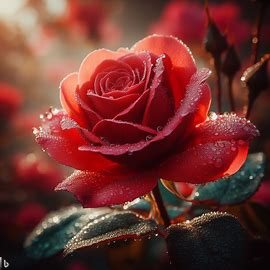
#> input picture images/roseflower.jpeg, 270 x 270 px, found by its file name
$ jupyter execute --allow-errors 03_Preprocessing.ipynb
#> lines starting #> are read from the running program, lines starting #| are printed output that depends on the picture
# 03 — Preprocessing & Augmentation

**Đầu vào:** ảnh hoa `images/roseflower.jpeg` (RGB, 270 × 270), mẫu dùng trong tài liệu Chương 4.

Notebook tái lập resize ảnh hoa xuống 50 × 50 của notebook gốc, so sánh ba nội suy, rồi minh họa ép tỷ lệ, giữ tỷ lệ có padding và crop. Chuẩn hóa và augmentation cũng dùng ảnh mẫu này. Notebook lưu hình kết quả vào `outputs/tu/` và có thể chạy từ thư mục gốc repository hoặc thư mục `notebooks`.

Ví dụ tập trung vào xử lý ảnh trong Chương 4; không tải CIFAR-10 hoặc ghi đè ảnh nguồn.

## 1. Thư viện và dữ liệu đầu vào

- **Đầu vào:** `images/roseflower.jpeg`, ảnh hoa mẫu dùng trong notebook Chương 4.
- **NumPy/OpenCV:** biểu diễn ảnh, resize, crop và augmentation.
- **Matplotlib:** trực quan hóa và lưu hình.

Notebook tìm repository từ thư mục làm việc hiện tại hoặc thư mục cha, nên có thể chạy từ gốc repo hoặc `notebooks/`. Ảnh đầu vào và thư mục lưu hình được xác định theo repository, không phụ thuộc thư mục kernel.

[cell 1]
from pathlib import Path

import cv2
import matplotlib.pyplot as plt
import numpy as np

working_directory = Path.cwd().resolve()
search_roots = [working_directory, *working_directory.parents]
repository_root = next(
(
        parent
        for parent in search_roots
        if (parent / "images" / "roseflower.jpeg").is_file()
        and (parent / "notebooks").is_dir()
    ),
    None,
)
if repository_root is None:
    checked_roots = "\n".join(str(parent) for parent in search_roots)
    raise FileNotFoundError(
        "Không tìm thấy thư mục repository có images/roseflower.jpeg và notebooks/. "
        f"Các thư mục đã kiểm tra:\n{checked_roots}"
    )

SAMPLE_IMAGE_PATH = repository_root / "images" / "roseflower.jpeg"
OUTPUT_DIR = repository_root / "outputs" / "tu"
OUTPUT_DIR.mkdir(parents=True, exist_ok=True)

print(f"NumPy: {np.__version__}")
print(f"OpenCV: {cv2.__version__}")
print(f"Ảnh mẫu: {SAMPLE_IMAGE_PATH}")
print(f"Thư mục lưu hình: {OUTPUT_DIR}")

[cell 2]
original_bgr = cv2.imread(str(SAMPLE_IMAGE_PATH), cv2.IMREAD_COLOR)
#> original_bgr is the input picture: shape (270, 270, 3); mean B, G, R 48, 52.3, 112.1
if original_bgr is None:
    raise OSError(f"Tìm thấy nhưng không đọc được ảnh mẫu: {SAMPLE_IMAGE_PATH}")
original_image = cv2.cvtColor(original_bgr, cv2.COLOR_BGR2RGB)
image_height, image_width = original_image.shape[:2]
#> image_height = 270; image_width = 270
print(f"Shape: {original_image.shape}; dtype: {original_image.dtype}")
#| Shape: (270, 270, 3); dtype: uint8
print(f"Pixel range: {original_image.min()}–{original_image.max()}")
#| Pixel range: 0–255

## 2. Resize, nội suy và tỷ lệ khung hình

**Mục đích:** Đưa ảnh về kích thước đầu vào thống nhất để dễ tạo batch và so sánh; giảm số pixel cũng giảm bộ nhớ và phép tính ở các bước sau. Ảnh mẫu 270 × 270 có 72.900 pixel, còn ảnh 50 × 50 có 2.500 pixel (ít hơn khoảng 29 lần).

**Lý do áp dụng:** Mô hình và phép xử lý theo lô thường cần ảnh cùng chiều cao, chiều rộng. Giảm kích thước giúp xử lý nhanh hơn, nhưng đánh đổi độ chi tiết; nội suy quyết định cách tính giá trị pixel mới khi đổi kích thước.

**Lợi ích và đánh đổi:** Kích thước đầu ra đồng nhất giúp dữ liệu tương thích với đầu vào cố định và giảm chi phí tính toán. `INTER_NEAREST`, `INTER_AREA` và `INTER_CUBIC` cho cách tổng hợp pixel khác nhau; không cách nào khôi phục chi tiết đã mất khi thu nhỏ.

**Kết quả:** Hàng trên so sánh ba phương pháp nội suy khi thu ảnh về 50 × 50. Hàng dưới đưa ảnh vuông vào canvas 224 × 160: ép trực tiếp làm méo tỷ lệ, padding giữ nguyên hình dạng nhưng thêm viền, còn crop lấp đầy canvas nhưng có thể cắt nội dung.

[cell 3]
def resize_with_aspect_ratio_and_padding(image: np.ndarray, target_size: tuple[int, int]) -> np.ndarray:
    """Resize proportionally and center the result on a black RGB canvas."""
    target_width, target_height = target_size
    source_height, source_width = image.shape[:2]
    scale = min(target_width / source_width, target_height / source_height)
    resized_width = max(1, round(source_width * scale))
    resized_height = max(1, round(source_height * scale))
    interpolation = cv2.INTER_AREA if scale < 1 else cv2.INTER_LINEAR
    resized_image = cv2.resize(image, (resized_width, resized_height), interpolation=interpolation)
    canvas = np.zeros((target_height, target_width, 3), dtype=np.uint8)
    offset_x = (target_width - resized_width) // 2
    offset_y = (target_height - resized_height) // 2
    canvas[offset_y:offset_y + resized_height, offset_x:offset_x + resized_width] = resized_image
    return canvas


def center_crop_and_resize(image: np.ndarray, target_size: tuple[int, int]) -> np.ndarray:
    """Center-crop to the target aspect ratio, then resize to the target size."""
    target_width, target_height = target_size
    source_height, source_width = image.shape[:2]
    target_ratio = target_width / target_height
    source_ratio = source_width / source_height
    if source_ratio > target_ratio:
        cropped_width = round(source_height * target_ratio)
        left = (source_width - cropped_width) // 2
        cropped_image = image[:, left:left + cropped_width]
    else:
        cropped_height = round(source_width / target_ratio)
        top = (source_height - cropped_height) // 2
        cropped_image = image[top:top + cropped_height, :]
    return cv2.resize(cropped_image, target_size, interpolation=cv2.INTER_AREA)


small_size = (50, 50)
nearest_image = cv2.resize(original_image, small_size, interpolation=cv2.INTER_NEAREST)
area_image = cv2.resize(original_image, small_size, interpolation=cv2.INTER_AREA)
cubic_image = cv2.resize(original_image, small_size, interpolation=cv2.INTER_CUBIC)
target_size = (224, 160)
stretched_image = cv2.resize(original_image, target_size, interpolation=cv2.INTER_AREA)
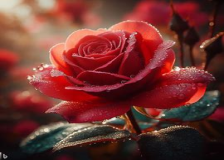
#> stretched_image: shape (160, 224, 3); mean R, G, B 112.1, 52.3, 48
padded_image = resize_with_aspect_ratio_and_padding(original_image, target_size)
#> in resize_with_aspect_ratio_and_padding, `canvas[offset_y:offset_y + resized_height, offset_x:offset_x + resized..`:
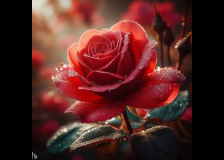
#> canvas: shape (160, 224, 3); mean R, G, B 80.1, 37.4, 34.3
cropped_image = center_crop_and_resize(original_image, target_size)
#> in center_crop_and_resize, `cropped_image = image[top:top + cropped_height, :]`:
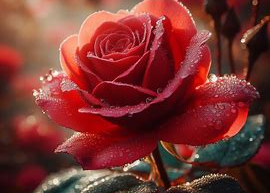
#> cropped_image: shape (193, 270, 3); mean R, G, B 123.2, 53.5, 49.4
#> in center_crop_and_resize, `return cv2.resize(cropped_image, target_size, interpolation=cv2.INTER_..`:
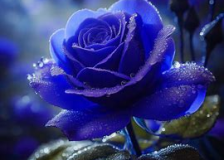
#> returned value: shape (160, 224, 3); mean of channels 0, 1, 2 123.2, 53.5, 49.4; drawn as B, G, R

fig, axes = plt.subplots(2, 4, figsize=(14, 7))
small_examples = [
    (original_image, f"Ảnh Ch4 gốc · {image_width} × {image_height}"),
    (nearest_image, "50 × 50 · nearest"),
    (area_image, "50 × 50 · area"),
    (cubic_image, "50 × 50 · cubic"),
]
for axis, (image, title) in zip(axes[0], small_examples):
    axis.imshow(image, interpolation="nearest")
    axis.set_title(title)
    axis.axis("off")
#> this loop made 4 passes
#> title on passes 1 to 4: 'Ảnh Ch4 gốc · 270 × 270', '50 × 50 · nearest', '50 × 50 · area', '50 × 50 · cubic'
aspect_examples = [
    (original_image, "Ảnh vuông ban đầu"),
    (stretched_image, "Ép 224 × 160 · méo tỷ lệ"),
    (padded_image, "Giữ tỷ lệ · padding"),
    (cropped_image, "Crop giữa · mất rìa"),
]
for axis, (image, title) in zip(axes[1], aspect_examples):
    axis.imshow(image, interpolation="nearest")
    axis.set_title(title)
    axis.axis("off")
#> this loop made 4 passes
#> title on passes 1 to 4: 'Ảnh vuông ban đầu', 'Ép 224 × 160 · méo tỷ lệ', 'Giữ tỷ lệ · padding', 'Crop giữa · mất rìa'
fig.tight_layout()
resize_figure_path = OUTPUT_DIR / "01_resize_comparison.png"
fig.savefig(resize_figure_path, dpi=150, bbox_inches="tight")
plt.show()
plt.close(fig)
print(f"Đã lưu: {resize_figure_path}")
print(f"Shape ảnh giảm kích thước: {nearest_image.shape}")
#| Shape ảnh giảm kích thước: (50, 50, 3)
print(f"Shape ảnh theo canvas: {stretched_image.shape}")
#| Shape ảnh theo canvas: (160, 224, 3)

**Nhận xét:** `nearest`, `area` và `cubic` tạo kết quả khác nhau khi thu ảnh về 50 × 50, nhưng không khôi phục chi tiết đã mất do giảm độ phân giải. Với canvas 224 × 160, ép trực tiếp làm hoa bị dẹt theo chiều dọc; giữ tỷ lệ thêm vùng đen hai bên; crop lấp đầy canvas nhưng cắt bớt phần trên/dưới. Cùng shape tensor không đồng nghĩa cùng nội dung hình ảnh.

## 3. Chuẩn hóa giá trị pixel

**Mục đích:** Đưa cường độ pixel từ `uint8` 0–255 về `float32` trong khoảng 0–1 bằng phép chia cho 255.

**Lý do áp dụng:** Các giá trị đầu vào cùng thang đo giúp tránh việc độ lớn số pixel chi phối không cần thiết các phép tính; nhiều mô hình và thư viện cũng mong đợi ảnh số thực trong khoảng 0–1. Chuẩn hóa nhất quán ở lúc huấn luyện và suy luận là điều kiện quan trọng.

**Lợi ích và giới hạn:** Miền giá trị nhỏ, thống nhất thường giúp tính toán và tối ưu ổn định hơn, nhưng không bảo đảm mô hình tốt hơn trong mọi bài toán và không làm ảnh chứa thêm thông tin. Đây là chuẩn hóa min-max theo miền pixel, khác với z-score `(x - mean) / std`.

**Kết quả:** Hình so sánh ảnh màu gốc, kênh đỏ sau chuẩn hóa và ảnh đổi ngược về `uint8`; các giá trị min/max được in ra để kiểm tra miền `[0, 1]`. Ảnh đổi ngược giống ảnh đầu vào trong phép kiểm tra bên dưới.

[cell 4]
normalized_image = original_image.astype(np.float32) / 255.0
restored_image = np.clip(normalized_image * 255.0, 0, 255).round().astype(np.uint8)

fig, axes = plt.subplots(1, 3, figsize=(12, 4))
axes[0].imshow(original_image)
axes[0].set_title("Ảnh uint8 · 0–255")
axes[0].axis("off")

normalized_channel = axes[1].imshow(
    normalized_image[:, :, 0],
    cmap="gray",
    vmin=0,
    vmax=1,
)
axes[1].set_title("Kênh đỏ float32 · 0–1")
axes[1].axis("off")
fig.colorbar(normalized_channel, ax=axes[1], fraction=0.046, pad=0.04)

axes[2].imshow(restored_image)
axes[2].set_title("Sau khi đổi ngược")
axes[2].axis("off")
fig.tight_layout()
normalization_figure_path = OUTPUT_DIR / "02_normalization.png"
fig.savefig(normalization_figure_path, dpi=150, bbox_inches="tight")
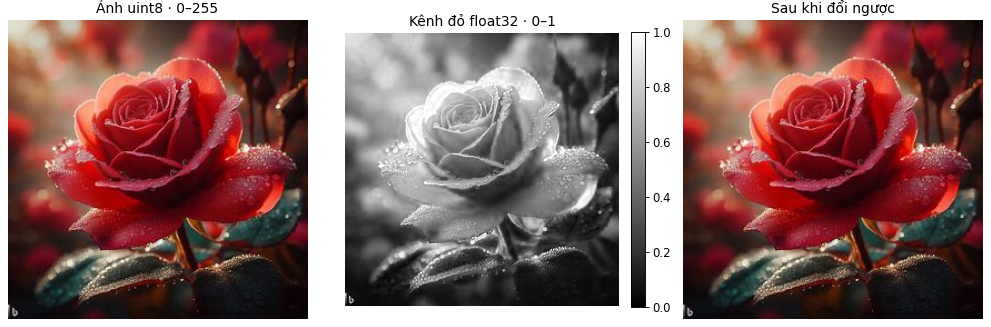
#> figure drawn by matplotlib, 4 panels
plt.show()
plt.close(fig)

print(
    f"Trước: dtype={original_image.dtype}, range="
    f"[{original_image.min()}, {original_image.max()}]"
)
#| Trước: dtype=uint8, range=[0, 255]
print(
    f"Sau: dtype={normalized_image.dtype}, range="
    f"[{normalized_image.min():.3f}, {normalized_image.max():.3f}]"
)
#| Sau: dtype=float32, range=[0.000, 1.000]
print(f"Sai số tuyệt đối lớn nhất sau đổi ngược: {np.abs(original_image.astype(np.int16) - restored_image.astype(np.int16)).max()}")
#| Sai số tuyệt đối lớn nhất sau đổi ngược: 0
print(f"Đã lưu: {normalization_figure_path}")

## 4. Augmentation hình học

**Mục đích:** Tạo các biến thể hình học từ ảnh huấn luyện để mô phỏng một phần thay đổi có thể gặp ở ảnh mới.

**Lý do áp dụng:** Khi tập huấn luyện còn hạn chế, lật, xoay, tịnh tiến, shear và zoom có thể giúp mô hình không chỉ ghi nhớ đúng vị trí hoặc tư thế xuất hiện trong một số ít ảnh.

**Lợi ích và giới hạn:** Những biến thể hợp lệ có thể tăng đa dạng dữ liệu huấn luyện và hỗ trợ khả năng tổng quát hóa; chúng không thay thế dữ liệu mới độc lập. Chỉ áp dụng biến đổi vẫn giữ ý nghĩa nhãn: xoay/tịnh tiến/shear có thể tạo vùng biên đen, còn zoom có thể cắt chi tiết ở rìa.

**Kết quả:** Hình minh họa đặt ảnh hoa Ch4 cạnh các ảnh sau từng phép biến đổi để quan sát thay đổi hình dạng và vùng bị thêm/cắt. Cell này minh họa phép biến đổi, không phải đánh giá định lượng chất lượng mô hình.

[cell 5]
source_height, source_width = original_image.shape[:2]
#> source_height = 270; source_width = 270
center_x, center_y = source_width / 2, source_height / 2
#> center_x = 135; center_y = 135
flipped_image = cv2.flip(original_image, 1)
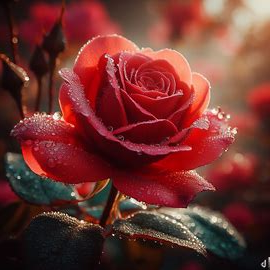
#> flipped_image: shape (270, 270, 3); mean R, G, B 112.1, 52.3, 48
rotation_matrix = cv2.getRotationMatrix2D((center_x, center_y), 20, 1.0)
rotated_image = cv2.warpAffine(original_image, rotation_matrix, (source_width, source_height), borderMode=cv2.BORDER_CONSTANT, borderValue=(0, 0, 0))
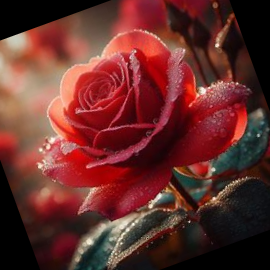
#> rotated_image: shape (270, 270, 3); mean R, G, B 102.5, 46.6, 42.8
translation_matrix = np.float32([[1, 0, 30], [0, 1, -20]])
translated_image = cv2.warpAffine(original_image, translation_matrix, (source_width, source_height), borderMode=cv2.BORDER_CONSTANT, borderValue=(0, 0, 0))
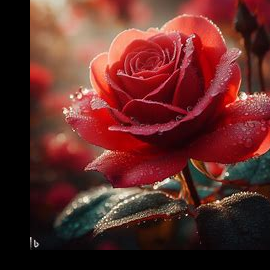
#> translated_image: shape (270, 270, 3); mean R, G, B 96.7, 44, 40.4
shear_matrix = np.float32([[1, 0.2, -0.1 * source_height], [0, 1, 0]])
#> shear_matrix = [[1, 0.2, -27], [0, 1, 0]]
sheared_image = cv2.warpAffine(original_image, shear_matrix, (source_width, source_height), borderMode=cv2.BORDER_CONSTANT, borderValue=(0, 0, 0))
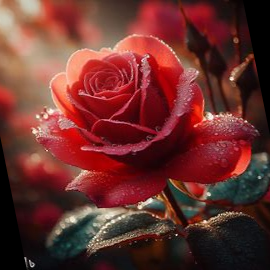
#> sheared_image: shape (270, 270, 3); mean R, G, B 107, 48.9, 45.1
zoom_matrix = cv2.getRotationMatrix2D((center_x, center_y), 0, 1.25)
#> zoom_matrix = [[1.25, 0, -33.75], [0, 1.25, -33.75]]
zoomed_image = cv2.warpAffine(original_image, zoom_matrix, (source_width, source_height), borderMode=cv2.BORDER_CONSTANT, borderValue=(0, 0, 0))
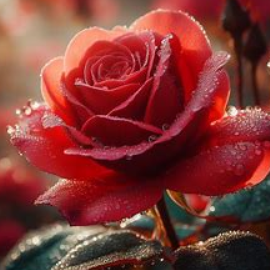
#> zoomed_image: shape (270, 270, 3); mean R, G, B 129.6, 56.7, 53

augmentation_examples = [
    (original_image, "Gốc"), (flipped_image, "Lật ngang"),
    (rotated_image, "Xoay 20°"), (translated_image, "Tịnh tiến"),
    (sheared_image, "Shear"), (zoomed_image, "Zoom 1.25× · crop rìa"),
]
fig, axes = plt.subplots(2, 3, figsize=(12, 8))
for axis, (image, title) in zip(axes.flat, augmentation_examples):
    axis.imshow(image)
    axis.set_title(title)
    axis.axis("off")
#> this loop made 6 passes
#> title on passes 1 to 6: 'Gốc', 'Lật ngang', 'Xoay 20°', 'Tịnh tiến', 'Shear', 'Zoom 1.25× · crop rìa'
fig.tight_layout()
augmentation_figure_path = OUTPUT_DIR / "03_augmentation_examples.png"
fig.savefig(augmentation_figure_path, dpi=150, bbox_inches="tight")
plt.show()
plt.close(fig)
print(f"Đã lưu: {augmentation_figure_path}")
